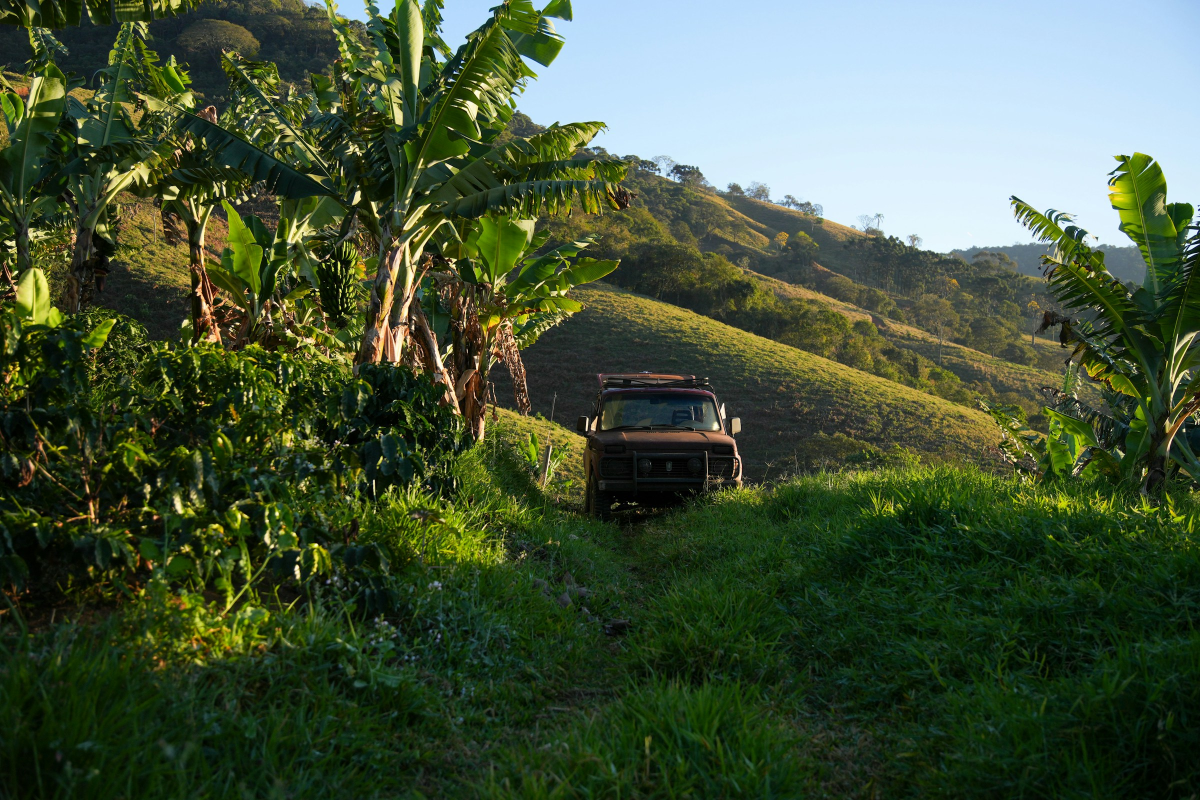
#> input picture img_source/estate-hero.jpg, 2400 x 1600 px (shown at 1/2 size); its folder holds only this picture in this run
$ python make_images.py
#> lines starting #> are read from the running program, lines starting #| are printed output that depends on the picture
#!/usr/bin/env python3
"""
Image optimization pipeline for Plantation Stay.
Reads source JPEG images from img_source/ and outputs responsive WebP images
at 3 standard viewport sizes (400w, 768w, 1200w) into app/static/img/.
Also computes dominant average background colors for layout stability (zero CLS).
"""
import os
import json
from pathlib import Path
from PIL import Image

SOURCE_DIR = Path("img_source")
OUTPUT_DIR = Path("app/static/img")
SIZES = [400, 768, 1200]
QUALITY = 82


def get_average_color(img: Image.Image) -> str:
    """Computes the average hex color of an image for background placeholders."""
    # Resize to 1x1 using Lanczos for exact weighted average
    rgb_img = img.convert("RGB")
    px = rgb_img.resize((1, 1), Image.Resampling.LANCZOS).getpixel((0, 0))
    return f"#{px[0]:02x}{px[1]:02x}{px[2]:02x}"


def process_images():
    OUTPUT_DIR.mkdir(parents=True, exist_ok=True)
    metadata = {}

    source_files = sorted(SOURCE_DIR.glob("*.jpg"))
    if not source_files:
        print(f"No JPG source images found in {SOURCE_DIR}")
        return

    print(f"Found {len(source_files)} source images in {SOURCE_DIR}...")

    for src_path in source_files:
        stem = src_path.stem  # e.g. 'estate-hero', 'estate-room', 'luxury-villa'
        with Image.open(src_path) as im:
#> im is the input picture: PIL image 2400x1600 RGB; mean R, G, B 69.2, 85, 59.4
            orig_width, orig_height = im.size
#> orig_width = 2400; orig_height = 1600
            aspect_ratio = orig_width / orig_height
#> aspect_ratio = 1.5
            avg_color = get_average_color(im)
#> in get_average_color, `px = rgb_img.resize((1, 1), Image.Resampling.LANCZOS).getpixel((0, 0))`: px = (69, 84, 57)
#> avg_color = '#455439'

            metadata[stem] = {
                "avg_color": avg_color,
                "orig_size": [orig_width, orig_height],
                "aspect_ratio": round(aspect_ratio, 4),
                "variants": {}
            }

            for width in SIZES:
                # Calculate height keeping aspect ratio
                height = int(round(width / aspect_ratio))
                resized = im.resize((width, height), Image.Resampling.LANCZOS)

                out_filename = f"{stem}-{width}.webp"
                out_path = OUTPUT_DIR / out_filename

                # Save as optimized webp
                resized.save(out_path, "WEBP", quality=QUALITY, method=6)

                file_size_kb = out_path.stat().st_size / 1024
                print(f"  Generated {out_path} ({width}x{height}, {file_size_kb:.1f} KB)")

                metadata[stem]["variants"][str(width)] = {
                    "file": f"/static/img/{out_filename}",
                    "width": width,
                    "height": height,
                    "size_kb": round(file_size_kb, 1)
                }
#> this loop made 3 passes
#> pass 1, in process_images, `resized = im.resize((width, height), Image.Resampling.LANCZOS)`:
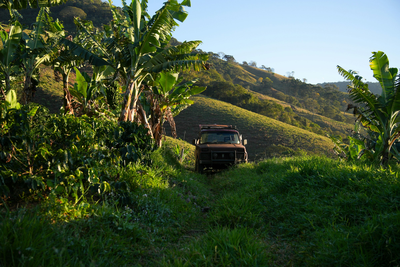
#> resized: PIL image 400x267 RGB; mean R, G, B 69.2, 85, 59.5
#> pass 2, in process_images, `resized = im.resize((width, height), Image.Resampling.LANCZOS)`:
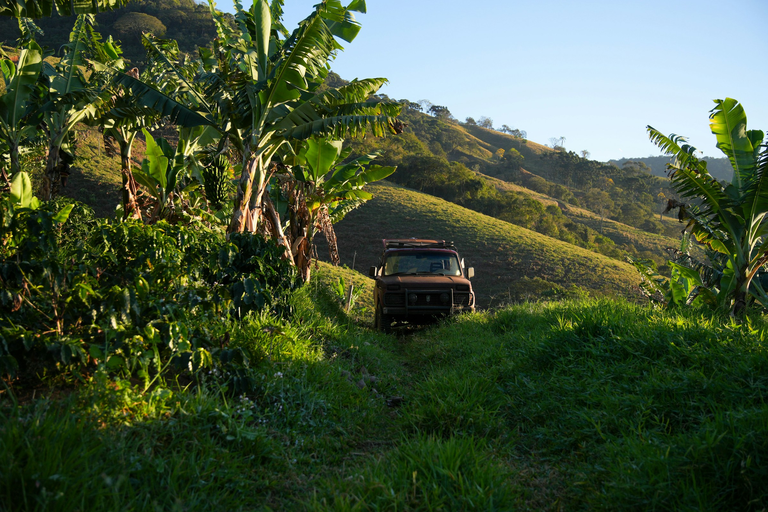
#> resized: PIL image 768x512 RGB; mean R, G, B 69.2, 85, 59.5
#> after the loop, metadata = 1 item

    # Save metadata JSON for easy template / helper access
    meta_path = OUTPUT_DIR / "manifest.json"
    with open(meta_path, "w", encoding="utf-8") as f:
        json.dump(metadata, f, indent=2)
    print(f"\nWrote image manifest to {meta_path}")


if __name__ == "__main__":
    process_images()
